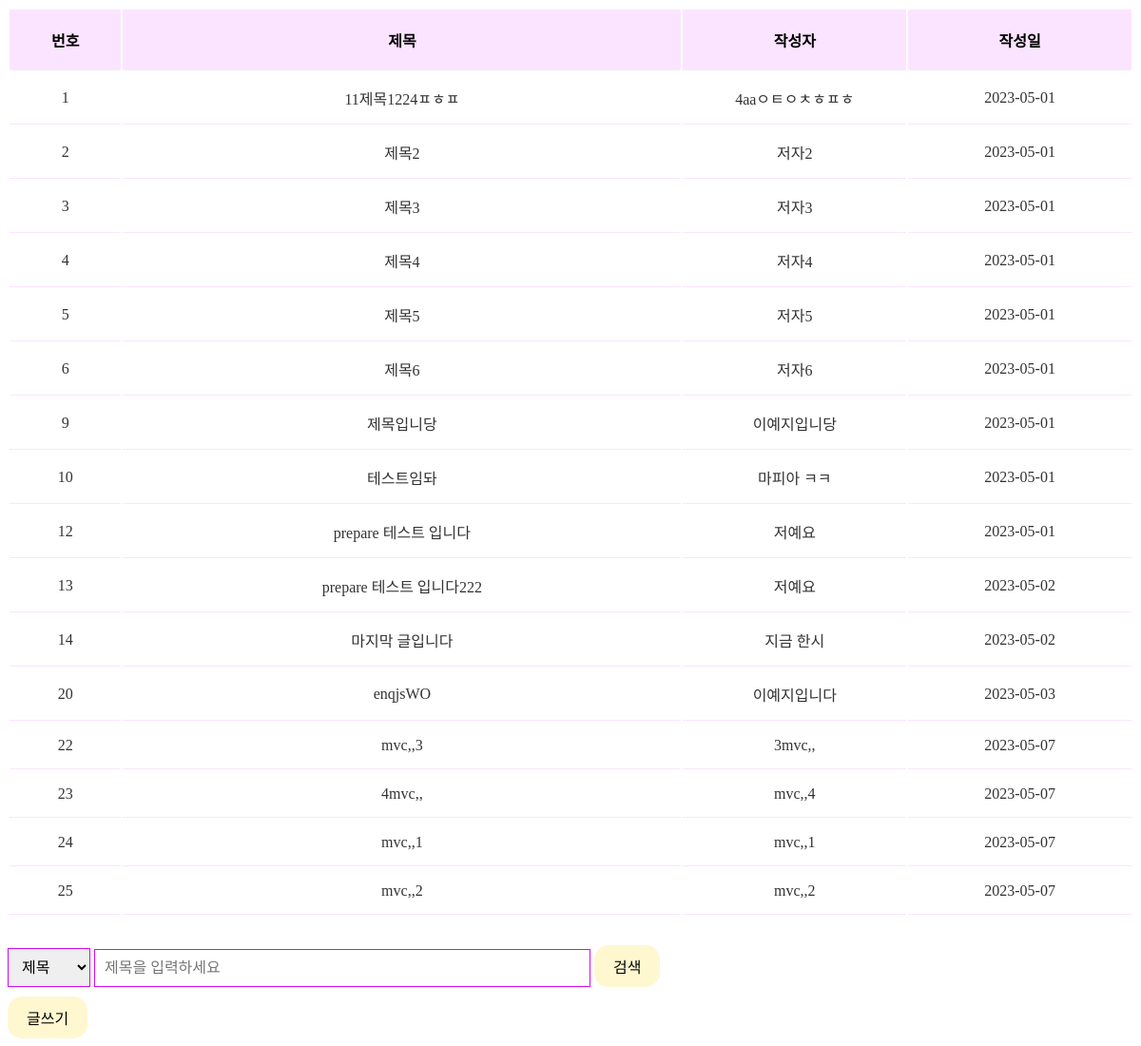
Before: /_org/index.php with the older database file.
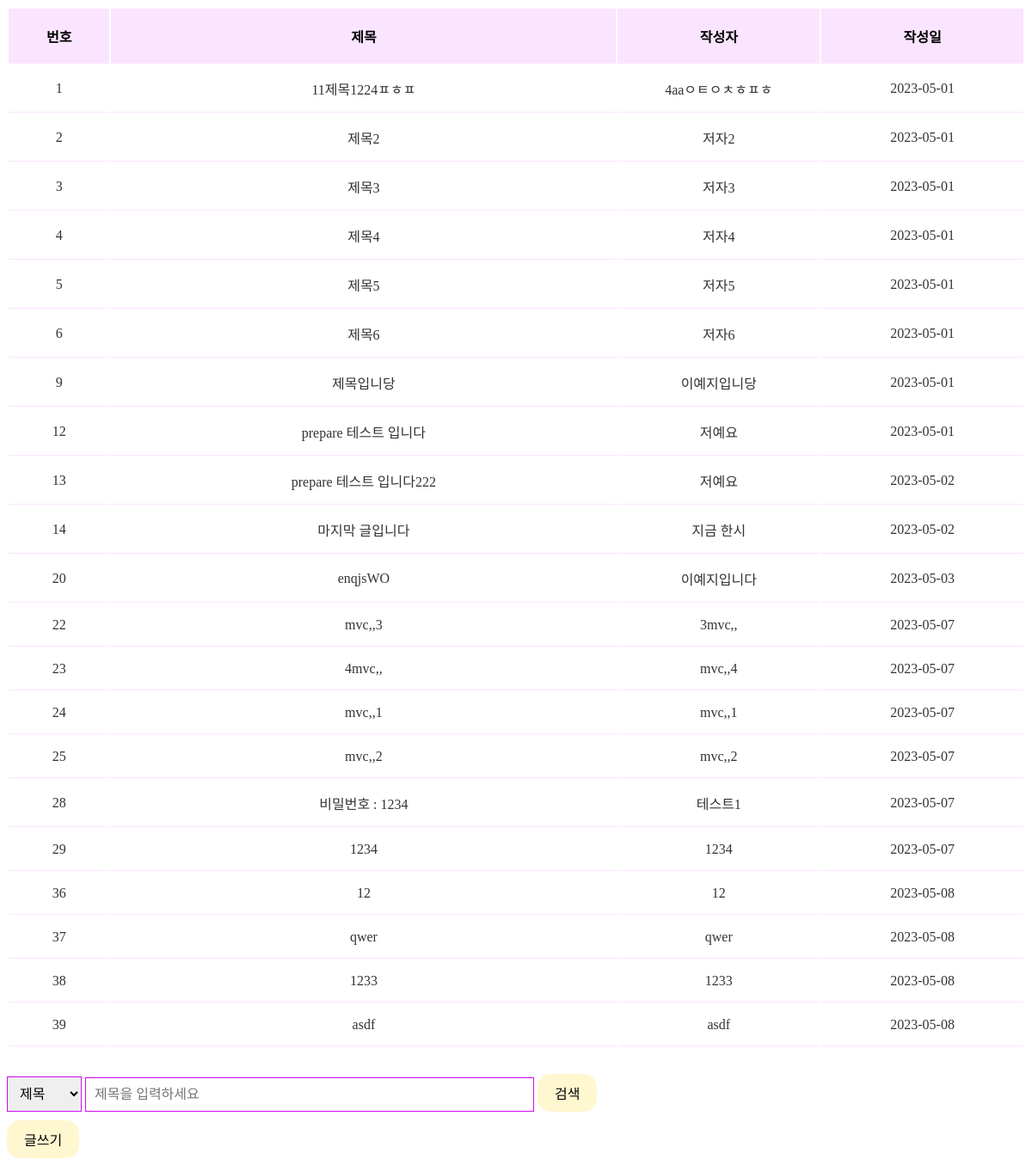
After: the same page with the newer database file.
### tables this page shows
CREATE TABLE `post` (
  `idx` int(11) NOT NULL,
  `title` varchar(50) NOT NULL,
  `content` varchar(2000) NOT NULL,
  `author` varchar(30) NOT NULL,
  `created_at` date NOT NULL DEFAULT current_timestamp(),
  `password` varchar(255) NOT NULL
);

### _org/index.php (the view, shortened to what this page needs)
<?php include_once ("./db/db.php"); ?>
<!DOCTYPE html>
<html lang="en">
<head>
    <link rel="stylesheet" href="style.css">
</head>
<body>
    <table>
        <colgroup>
            <col width="10%" />
            <col width="50%" />
            <col width="20%" />
            <col width="20%" />
        </colgroup>
        <thead class="thead">
            <tr>
                <th>번호</th>
                <th>제목</th>
                <th>작성자</th>
                <th>작성일</th>
            </tr>
        </thead>
        <tbody class="tbody">
            <?php
                $sql = "SELECT * FROM post";
                $stmh = $pdo -> prepare($sql);
                $stmh -> execute();
                while($result = $stmh -> fetch(PDO::FETCH_ASSOC)){
            ?>
            <tr>
                <td>
                    <a href="view.php?idx=<?=$result['idx']?>" class="title">
                        <?php echo $result['idx']; ?>
                    </a>
                </td>
                <td>
                    <a href="view.php?idx=<?=$result['idx']?>" class="title">
                        <?php echo $result['title']; ?>
                    </a>
                </td>
                <td>
                    <?php echo $result['author']; ?>
                </td>
                <td>
                    <?php echo $result['created_at']; ?>
                </td>
            </tr>
            <?php } ?>
        </tbody>
    </table>
    <form action="search.php" method="post">
        <select name="search_option" id="">
            <option value="title">제목</option>
        </select>
        <input type="text" name="search" placeholder="제목을 입력하세요" style="display: inline-block;">
        <button type="submit">검색</button>
    </form>
    <a href="write.php">글쓰기</a>
</body>
</html>

### style.css (style rules this page uses)
body { max-width: 1280px; }
input, textarea { all: unset; padding: 10px; display: block; width: 100%; max-width: 500px; margin-bottom: 10px; border: 1px solid #d00bf2; }
select { padding: 10px; font-size: 1rem; border: 1px solid #d00bf2; }
a, button { all: unset; display: inline-block; padding: 10px 20px; border-radius: 15px; background-color: #fff7d0; cursor: pointer; }
table { padding-bottom: 30px; width: 100%; table-layout: fixed; }
th { padding: 20px 15px; font-weight: 600; }
td { padding: 15px; text-align: center; color: #333; border-bottom: 1px solid #fbe4ff; }
.thead { background-color: #fbe4ff; }
.tbody { border: 1px solid rgba(0, 0, 0, 0.3); }
.title { all: unset; cursor: pointer; }

Changed rows visible on the page:
removed post: idx "10", title "테스트임돠", author "마피아 ㅋㅋ", created_at "2023-05-01"
added post: idx "28", title "비밀번호 : 1234", author "테스트1", created_at "2023-05-07"
added post: idx "29", title "1234", author "1234", created_at "2023-05-07"
added post: idx "36", title "12", author "12", created_at "2023-05-08"
added post: idx "37", title "qwer", author "qwer", created_at "2023-05-08"
added post: idx "38", title "1233", author "1233", created_at "2023-05-08"
added post: idx "39", title "asdf", author "asdf", created_at "2023-05-08"
